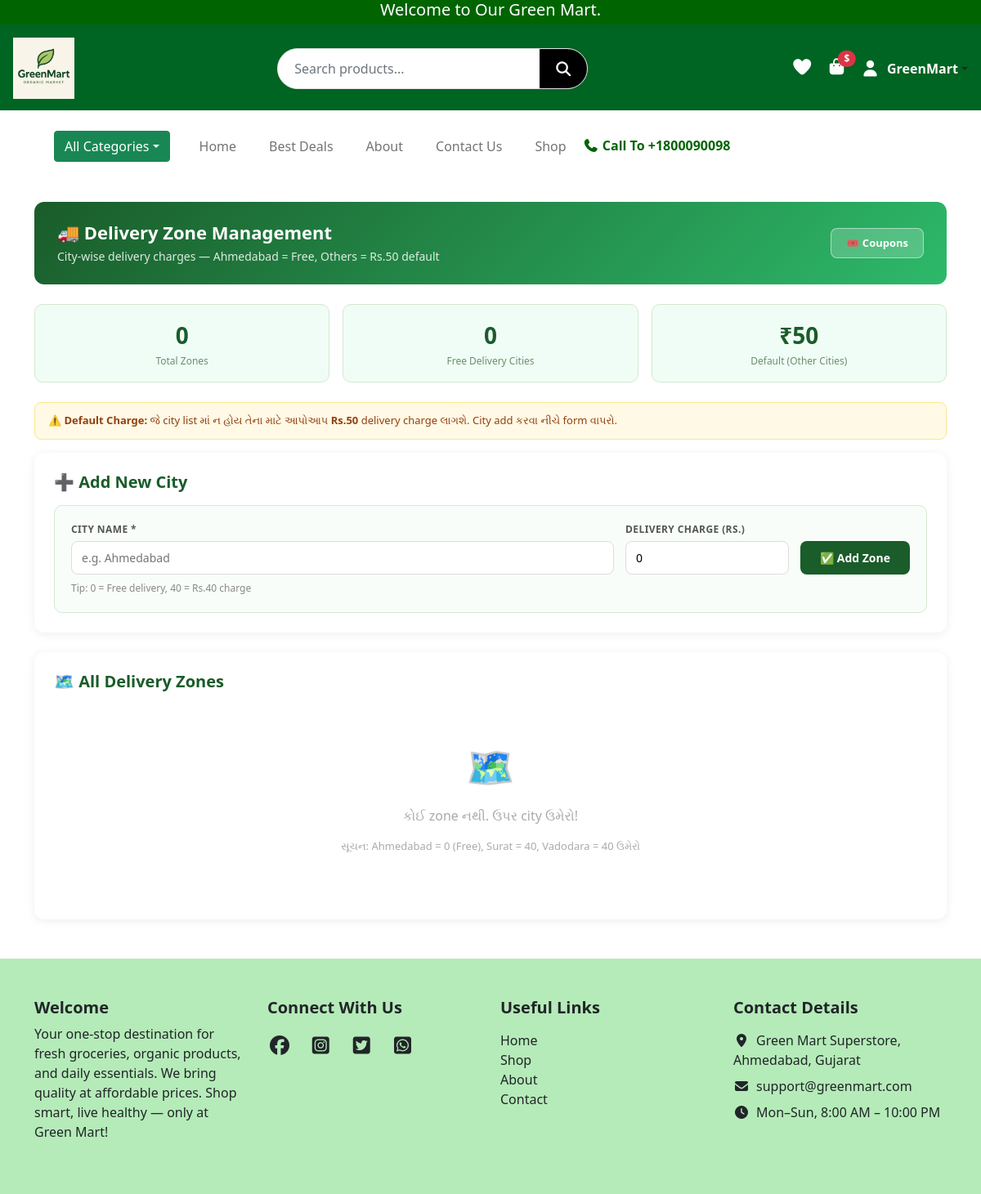
The app's page /admin/delivery-zones (signed in), older data.
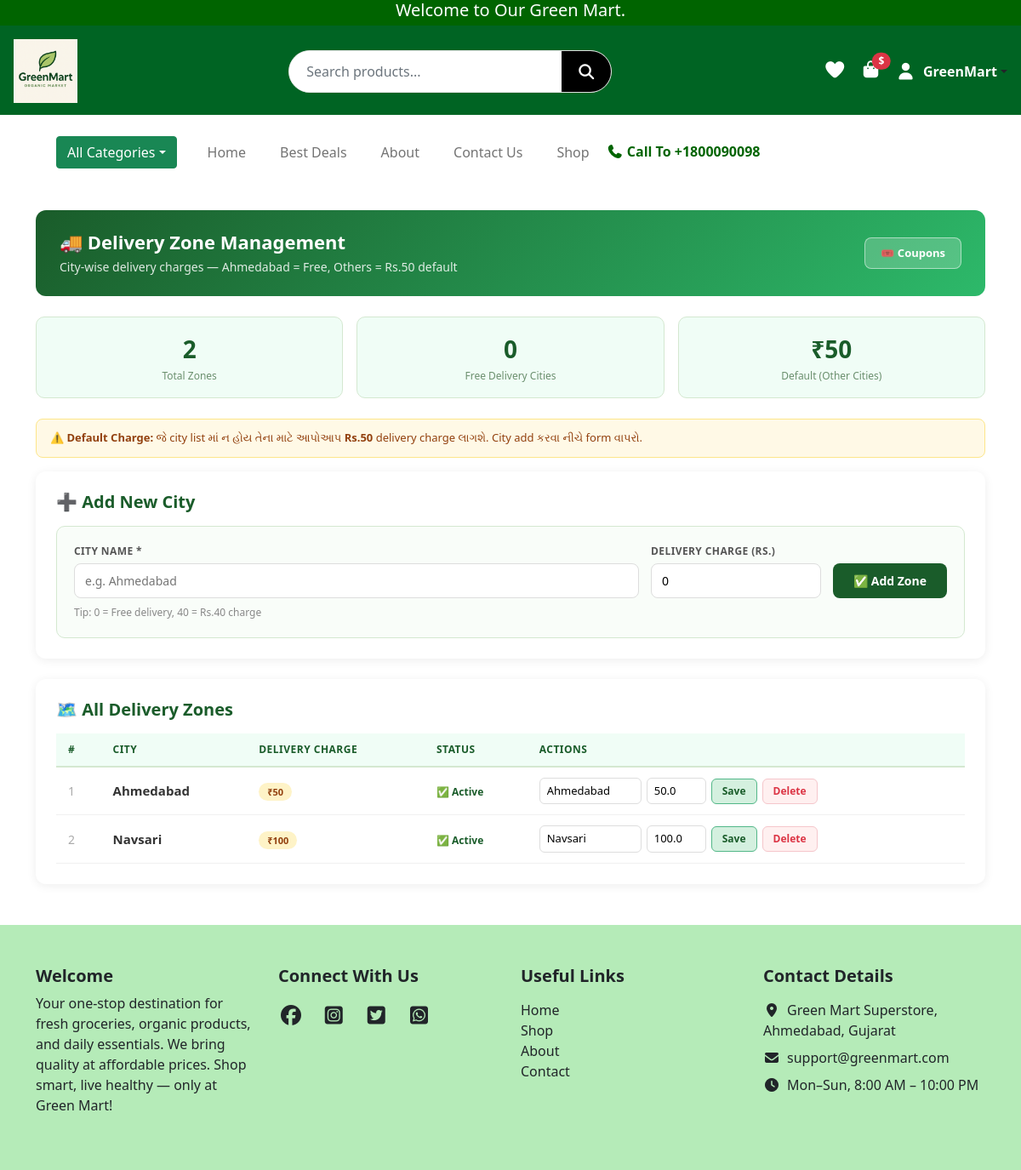
The same page, newer data.
### website/models.py (models this page shows, shortened)
class User(UserMixin, db.Model):
    __tablename__ = "users"
    id            = db.Column(db.Integer, primary_key=True)
    name          = db.Column(db.String(50), nullable=False)
    email         = db.Column(db.String(120), unique=True, nullable=False)
    password_hash = db.Column(db.String(128), nullable=False)
    role          = db.Column(db.String(20), default="customer")
    is_verified   = db.Column(db.Boolean, default=False)

class DeliveryZone(db.Model):
    __tablename__ = "delivery_zone"
    id        = db.Column(db.Integer, primary_key=True)
    city      = db.Column(db.String(100), nullable=False)
    charge    = db.Column(db.Float, default=0)
    is_active = db.Column(db.Boolean, default=True)

### website/admin.py (the view)
@admin.route("/admin/delivery-zones")
@admin_required
def manage_delivery_zones():
    zones       = DeliveryZone.query.order_by(DeliveryZone.city).all()
    login_form  = LoginForm()
    signup_form = SignupForm()
    return render_template("admin/delivery_zones.html",
                           zones=zones,
                           login_form=login_form,
                           signup_form=signup_form)

### website/forms.py
class LoginForm(FlaskForm):
    email = StringField("Email", validators=[DataRequired(), Email()])
    password = PasswordField("Password", validators=[DataRequired()])
    submit = SubmitField("Login")

class SignupForm(FlaskForm):
    name = StringField("Name", validators=[DataRequired(), Length(min=2, max=50)])
    email = StringField("Email", validators=[DataRequired(), Email()])
    password = PasswordField("Password", validators=[DataRequired(), Length(min=6)])
    confirm_password = PasswordField(
        "Confirm Password", validators=[DataRequired(), EqualTo("password")]
    )
    submit = SubmitField("Sign Up")

### website/admin.py (called while the page is built)
def admin_required(f):
    @wraps(f)
    @login_required
    def decorated_function(*args, **kwargs):
        if current_user.role != "admin":
            flash("Admin access required!")
            return redirect(url_for("views.home"))
        return f(*args, **kwargs)
    return decorated_function

### website/templates/admin/delivery_zones.html (shortened to what this page needs)
{% extends "base.html" %}
{% block content %}
<div class="container py-4">
  <div class="page-header">
    <div class="d-flex justify-content-between align-items-center">
      <div>
        <h4>🚚 Delivery Zone Management</h4>
        <p>City-wise delivery charges — Ahmedabad = Free, Others = Rs.50 default</p>
      </div>
      <a href="{{ url_for('admin.manage_coupons') }}"
         style="background:rgba(255,255,255,0.2);color:white;border:1.5px solid rgba(255,255,255,0.5);padding:8px 18px;border-radius:8px;text-decoration:none;font-weight:600;font-size:13px;">
        🎟️ Coupons
      </a>
    </div>
  </div>
  <div class="row g-3 mb-4">
    <div class="col-6 col-md-4">
      <div class="stat-card">
        <div class="stat-num">{{ zones|length }}</div>
        <div class="stat-lbl">Total Zones</div>
      </div>
    </div>
    <div class="col-6 col-md-4">
      <div class="stat-card">
        <div class="stat-num">{{ zones|selectattr('charge', 'equalto', 0)|list|length }}</div>
        <div class="stat-lbl">Free Delivery Cities</div>
      </div>
    </div>
    <div class="col-6 col-md-4">
      <div class="stat-card">
        <div class="stat-num">₹50</div>
        <div class="stat-lbl">Default (Other Cities)</div>
      </div>
    </div>
  </div>
  <div class="default-note">
    ⚠️ <strong>Default Charge:</strong> જે city list માં ન હોય તેના માટે આપોઆપ <strong>Rs.50</strong> delivery charge લાગશે. City add કરવા નીચે form વાપરો.
  </div>
  <div class="admin-card">
    <h5 class="fw-bold mb-3" style="color:#1a5c2a;">➕ Add New City</h5>
    <form method="POST" action="{{ url_for('admin.add_delivery_zone') }}">
      <div class="add-form">
        <div class="form-row">
          <div class="form-group">
            <label>City Name *</label>
            <input name="city" placeholder="e.g. Ahmedabad" required>
          </div>
          <div class="form-group" style="max-width:200px;">
            <label>Delivery Charge (Rs.)</label>
            <input name="charge" type="number" step="0.01" min="0"
                   placeholder="0 = Free" value="0">
          </div>
          <button type="submit" class="btn-add">✅ Add Zone</button>
        </div>
        <p style="font-size:12px;color:#888;margin:8px 0 0;">Tip: 0 = Free delivery, 40 = Rs.40 charge</p>
      </div>
    </form>
  </div>
  <div class="admin-card">
    <h5 class="fw-bold mb-3" style="color:#1a5c2a;">🗺️ All Delivery Zones</h5>
    {% if zones %}
    <div style="overflow-x:auto;">
      <table class="zone-table">
        <thead>
          <tr>
            <th>#</th>
            <th>City</th>
            <th>Delivery Charge</th>
            <th>Status</th>
            <th>Actions</th>
          </tr>
        </thead>
        <tbody>
          {% for zone in zones %}
          <tr>
            <td style="color:#aaa;">{{ loop.index }}</td>
            <td>
              <strong style="font-size:15px;">{{ zone.city }}</strong>
            </td>
            <td>
              {% if zone.charge == 0 %}
                <span class="badge-free">🎉 FREE</span>
              {% else %}
                <span class="badge-paid">₹{{ zone.charge|int }}</span>
              {% endif %}
            </td>
            <td>
              {% if zone.is_active %}
                <span style="color:#1a5c2a;font-size:12px;font-weight:600;">✅ Active</span>
              {% else %}
                <span style="color:#dc3545;font-size:12px;font-weight:600;">❌ Inactive</span>
              {% endif %}
            </td>
            <td>
              <div style="display:flex;gap:6px;align-items:center;">
                <form method="POST" action="{{ url_for('admin.edit_delivery_zone', id=zone.id) }}"
                      style="display:flex;gap:6px;align-items:center;">
                  <input name="city" value="{{ zone.city }}"
                         style="width:120px;padding:5px 8px;border:1.5px solid #ddd;border-radius:6px;font-size:13px;">
                  <input name="charge" type="number" value="{{ zone.charge }}"
                         style="width:70px;padding:5px 8px;border:1.5px solid #ddd;border-radius:6px;font-size:13px;">
                  <button type="submit" class="btn-save">Save</button>
                </form>
                <form method="POST" action="{{ url_for('admin.delete_delivery_zone', id=zone.id) }}"
                      onsubmit="return confirm('Delete {{ zone.city }}?')"
                      style="display:inline;">
                  <button type="submit" class="btn-delete">Delete</button>
                </form>
              </div>
            </td>
          </tr>
          {% endfor %}
        </tbody>
      </table>
    </div>
    {% else %}
    <div style="text-align:center;padding:40px;color:#aaa;">
      <div style="font-size:48px;margin-bottom:12px;">🗺️</div>
      <p style="font-size:16px;">કોઈ zone નથી. ઉપર city ઉમેરો!</p>
      <p style="font-size:13px;">સૂચન: Ahmedabad = 0 (Free), Surat = 40, Vadodara = 40 ઉમેરો</p>
    </div>
    {% endif %}
  </div>
</div>
{% endblock %}

### website/templates/base.html (shortened to what this page needs)
<!DOCTYPE html>
<html lang="en">
<head>
  <link rel="stylesheet" href="{{ url_for('static', filename='css/style.css') }}">
  <link href="https://cdn.jsdelivr.net/npm/bootstrap@5.0.2/dist/css/bootstrap.min.css" rel="stylesheet">
  <link rel="stylesheet" href="https://cdnjs.cloudflare.com/ajax/libs/font-awesome/7.0.1/css/all.min.css">
  <link rel="stylesheet" href="https://cdn.jsdelivr.net/npm/bootstrap-icons@1.11.1/font/bootstrap-icons.css">
  <link href="https://cdn.jsdelivr.net/npm/bootstrap-icons@1.11.1/font/bootstrap-icons.css" rel="stylesheet">
</head>
<body>
<div class="container-fluid top-header">
  <h5 class="text-center mb-0">Welcome to Our Green Mart.</h5>
</div>
<header class="main-header d-flex flex-wrap align-items-center justify-content-between p-3">
  <div class="logo-area">
    <a href="{{ url_for('views.home') }}">
      <img src="{{ url_for('static', filename='images/logo.png') }}" alt="logo" class="img-fluid">
    </a>
  </div>
  <div class="search-area flex-grow-1 mx-3 position-relative d-none d-lg-flex">
    <form class="search-box d-flex" action="{{ url_for('views.search') }}" method="get">
      <input type="text" name="q" id="liveSearch" class="form-control" placeholder="Search products..." autocomplete="off">
      <button type="submit"><i class="fa-solid fa-magnifying-glass"></i></button>
    </form>
  </div>
  <div class="icons-area d-flex align-items-center gap-3 flex-shrink-0">
    <a href="{{ url_for('views.wishlist') }}"><i class="fa-solid fa-heart"></i></a>
    <div class="cart-box position-relative">
      <a href="{{ url_for('views.cart') }}">
        <i class="fa-solid fa-bag-shopping fs-5"></i>
      </a>
      <span class="cart-price position-absolute top-0 start-100 translate-middle badge rounded-pill bg-danger">
        ${{ subtotal }}
      </span>
    </div>
    {% if current_user.is_authenticated %}
    <div class="dropdown">
      <a class="d-flex align-items-center text-dark text-decoration-none dropdown-toggle" data-bs-toggle="dropdown">
        <i class="fa-solid fa-user fs-5"></i>
        <span class="ms-2 fw-bold" style="color:white;">{{ current_user.name }}</span>
      </a>
    </div>
    {% else %}
      <i class="fa-solid fa-user fs-5" data-bs-toggle="modal" data-bs-target="#loginModal"></i>
    {% endif %}
  </div>
</header>
<div class="container nav">
  <nav class="navbar navbar-expand-lg navbar-light bg-white p-4">
    <div class="container-fluid">
      <div class="dropdown me-3">
        <button class="btn btn-success dropdown-toggle" data-bs-toggle="dropdown">All Categories</button>
      </div>
      <div class="collapse navbar-collapse" id="mainNavbar">
        <ul class="navbar-nav me-auto mb-2 mb-lg-0">
          <li class="nav-item"><a class="nav-link" href="{{ url_for('views.home') }}">Home</a></li>
          <li class="nav-item"><a class="nav-link" href="{{ url_for('views.best_deals') }}">Best Deals</a></li>
          <li class="nav-item"><a class="nav-link" href="{{ url_for('views.about') }}">About</a></li>
          <li class="nav-item"><a class="nav-link" href="{{ url_for('views.contact') }}">Contact Us</a></li>
          <li class="nav-item"><a class="nav-link" href="{{ url_for('views.shop') }}">Shop</a></li>
        </ul>
        <h6 class="mb-0 ms-auto"><i class="fa-solid fa-phone"></i> Call To +1800090098</h6>
      </div>
    </div>
  </nav>
</div>
{% block content %}{% endblock %}
<footer class="text-dark py-5" style="background-color: #13be1e50;">
  <div class="container">
    <div class="row g-4">
      <div class="col-12 col-md-3">
        <h5 class="fw-bold">Welcome</h5>
        <p>Your one-stop destination for fresh groceries, organic products, and daily essentials.
          We bring quality at affordable prices. Shop smart, live healthy — only at Green Mart!</p>
      </div>
      <div class="col-12 col-md-3">
        <h5 class="fw-bold mb-3">Connect With Us</h5>
        <a href="#" class="text-dark fs-4 me-3"><i class="fa-brands fa-facebook"></i></a>
        <a href="#" class="text-dark fs-4 me-3"><i class="fa-brands fa-square-instagram"></i></a>
        <a href="#" class="text-dark fs-4 me-3"><i class="fa-brands fa-square-twitter"></i></a>
        <a href="#" class="text-dark fs-4"><i class="fa-brands fa-square-whatsapp"></i></a>
      </div>
      <div class="col-12 col-md-3">
        <h5 class="fw-bold mb-3">Useful Links</h5>
        <ul class="list-unstyled">
          <li><a href="" class="text-dark text-decoration-none">Home</a></li>
          <li><a href="" class="text-dark text-decoration-none">Shop</a></li>
          <li><a href="" class="text-dark text-decoration-none">About</a></li>
          <li><a href="" class="text-dark text-decoration-none">Contact</a></li>
        </ul>
      </div>
      <div class="col-12 col-md-3">
        <h5 class="fw-bold mb-3">Contact Details</h5>
        <ul class="list-unstyled">
          <li class="mb-2"><i class="fa-solid fa-location-dot me-2"></i>Green Mart Superstore, Ahmedabad, Gujarat</li>
          <li class="mb-2"><i class="fa-solid fa-envelope me-2"></i>support@greenmart.com</li>
          <li><i class="fa-solid fa-clock me-2"></i>Mon–Sun, 8:00 AM – 10:00 PM</li>
        </ul>
      </div>
    </div>
  </div>
</footer>
</body>
</html>

### website/static/css/style.css (style rules this page uses)
body, html { overflow-x: hidden; }
.container, .container-fluid { padding-left: 15px; padding-right: 15px; }
.top-header { background-color: #006400; color: white; height: 30px; display: flex; justify-content: center; }
.main-header { height: 105px; background: #006423; display: flex; align-items: center; justify-content: space-between; padding: 0 40px; }
.logo-area img { height: 75px; }
.search-area { flex-grow: 1; display: flex; justify-content: center; }
.search-box { width: 45%; background: #ffffff; display: flex; border-radius: 40px; overflow: hidden; border: 1px solid #e2e2e2; }
.search-box input { flex: 1; border: none; outline: none; padding: 14px 20px; font-size: 16px; }
.search-box button { width: 58px; background: #000; border: none; display: flex; justify-content: center; align-items: center; cursor: pointer; }
.search-box button i { color: white; font-size: 18px; }
.icons-area { display: flex; align-items: center; gap: 25px; }
.icons-area i { font-size: 22px; color: white; cursor: pointer; }
.cart-box { display: flex; align-items: center; gap: 5px; }
.cart-price { color: white; font-size: 17px; font-weight: 500; }
.navbar-nav .nav-link { font-size: 16px; font-weight: 500; margin: 0 12px; color: #000; }
.navbar h6 { margin: 0; font-weight: 600; color: #006400; }
li { list-style: none; }
.form-control { height: 48px; }
body { background: #f4f6f8; font-family: Arial }
input { width: 100%; padding: 10px; margin-bottom: 10px; border: 1px solid #ccc; border-radius: 5px }

### website/templates/admin/delivery_zones.html (style rules this page uses)
.admin-card { background: white; border-radius: 12px; padding: 24px; box-shadow: 0 2px 12px rgba(0,0,0,0.07); margin-bottom: 24px; }
.page-header { background: linear-gradient(135deg, #1a5c2a, #2db96a); color: white; border-radius: 12px; padding: 24px 28px; margin-bottom: 24px; }
.page-header h4 { margin: 0; font-weight: 700; font-size: 22px; }
.page-header p { margin: 6px 0 0; opacity: 0.85; font-size: 14px; }
.zone-table { width: 100%; border-collapse: collapse; }
.zone-table th { background: #f0fdf6; color: #1a5c2a; font-size: 12px; font-weight: 700; text-transform: uppercase; letter-spacing: 0.5px; padding: 10px 14px; border-bottom: 2px solid #d4e8d0; text-align: left; }
.zone-table td { padding: 12px 14px; border-bottom: 1px solid #f0f0f0; font-size: 14px; color: #333; vertical-align: middle; }
.badge-paid { background: #fef3c7; color: #92400e; padding: 3px 10px; border-radius: 20px; font-size: 11px; font-weight: 700; }
.add-form { background: #f9fdf9; border: 1.5px solid #d4e8d0; border-radius: 10px; padding: 20px; }
.form-row { display: flex; gap: 14px; flex-wrap: wrap; align-items: flex-end; }
.form-group { flex: 1; min-width: 150px; }
.form-group label { font-size: 12px; font-weight: 600; color: #555; margin-bottom: 5px; display: block; text-transform: uppercase; letter-spacing: 0.4px; }
.form-group input { width: 100%; padding: 9px 12px; border: 1.5px solid #ddd; border-radius: 8px; font-size: 14px; }
.btn-add { background: #1a5c2a; color: white; border: none; padding: 10px 24px; border-radius: 8px; font-weight: 600; font-size: 14px; cursor: pointer; white-space: nowrap; }
.btn-delete { background: #fff0f0; color: #dc3545; border: 1px solid #f5c6cb; padding: 5px 12px; border-radius: 6px; font-size: 12px; font-weight: 600; cursor: pointer; }
.btn-save { background: #d4f0df; color: #1a5c2a; border: 1px solid #52b788; padding: 5px 12px; border-radius: 6px; font-size: 12px; font-weight: 600; cursor: pointer; }
.default-note { background: #fff9e6; border: 1px solid #fde68a; border-radius: 8px; padding: 12px 16px; font-size: 13px; color: #92400e; margin-bottom: 16px; }
.stat-card { background: #f0fdf6; border: 1px solid #d4e8d0; border-radius: 10px; padding: 16px 20px; text-align: center; }
.stat-card .stat-num { font-size: 28px; font-weight: 800; color: #1a5c2a; }
.stat-card .stat-lbl { font-size: 12px; color: #6b8f6e; margin-top: 2px; }

Row changes from the older to the newer data that the page shows:
added DeliveryZone: city "Ahmedabad", charge "50", is_active "✅ Active", charge "50.0"
added DeliveryZone: city "Navsari", charge "100", is_active "✅ Active", charge "100.0"
Text that changed along with them:
{{ zones|length }}: "0" → "2"
text no longer shown: "🗺️ કોઈ zone નથી. ઉપર city ઉમેરો! સૂચન: Ahmedabad = 0 (Free), Surat = 40, Vadodara = 40 ઉમેરો"
text now shown: "# CITY DELIVERY CHARGE STATUS ACTIONS"
